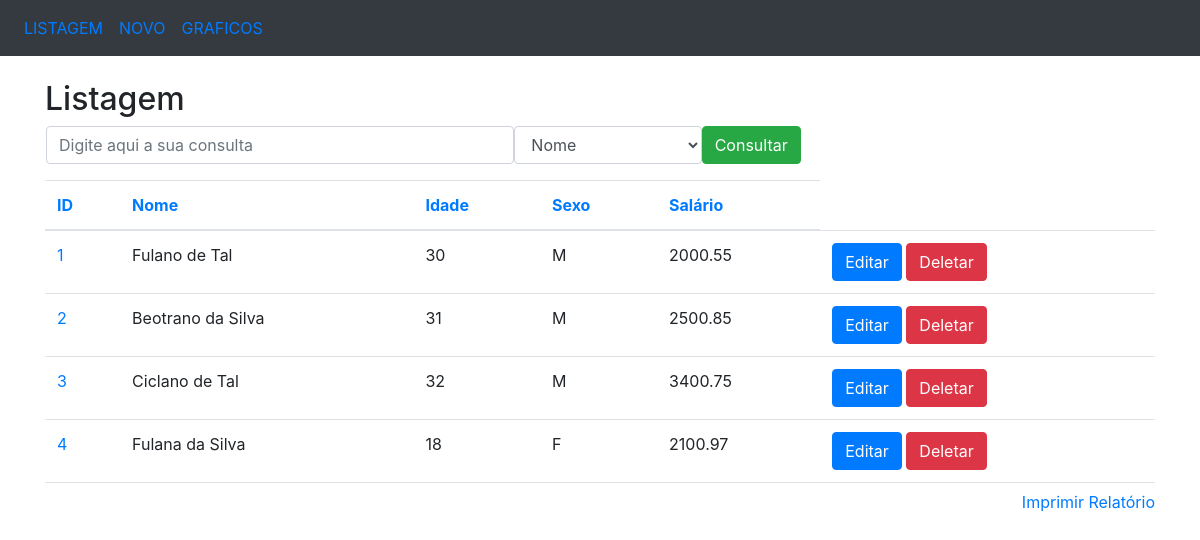
The page /listagem on the database as committed earlier.
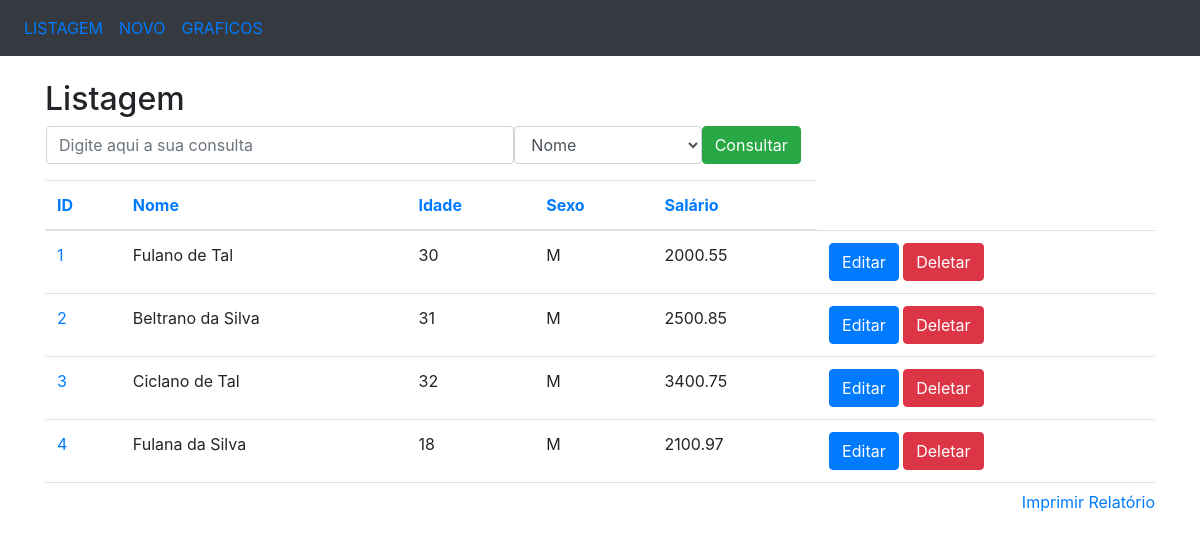
The same page on the database as committed later.
### app/models/tables.py (models this page shows, shortened)
class Pessoa(db.Model):
	__tablename__ = 'pessoas'
	id = db.Column(db.Integer, primary_key=True)
	nome = db.Column(db.String(50), nullable=False)
	idade = db.Column(db.Integer)
	sexo = db.Column(db.String(1))
	salario = db.Column(db.Float)

### app/controllers/default.py (the view)
@app.route('/')
@app.route('/listagem')
def listagem():
	pessoas = Pessoa.query.all()
	return render_template('listagem.html', pessoas=pessoas, ordem='id')

### app/templates/listagem.html (shortened to what this page needs)
<!DOCTYPE html>
<html>
<head>
	<link rel="stylesheet" href="https://maxcdn.bootstrapcdn.com/bootstrap/4.3.1/css/bootstrap.min.css">
</head>
<body>
	<nav class="navbar navbar-expand-sm bg-dark">
		<ul class="navbar-nav">
			<li class="nav-item">
				<a class="nav-link" href="/listagem">LISTAGEM</a>
			</li>
			<li class="nav-item">
				<a class="nav-link" href="/insercao">NOVO</a>
			</li>
			<li class="nav-item">
				<a class="nav-link" href="/graficos">GRAFICOS</a>
			</li>
		</ul>
	</nav>
	<br>
	<div class="container">
		<h2>Listagem</h2>
		<form action="/consulta" method="POST" name="frm_consulta" class="ml-3">
			<div class="form-group">
				<div class="row">
					<input type="text" class="form-control col-md-5" name="consulta"
					placeholder="Digite aqui a sua consulta">
					<select class="form-control col-md-2" name="campo">
						<option value="nome">Nome</option>
					</select>
					<button type="submit" class="btn btn-success">Consultar</button>
				</div>
			</div>
		</form>
		<div style="overflow: scroll; height: 310px; width: 100%;" align="center">
			<table class="table">
				<thead>
					<tr>
						<th><a href="/ordenacao/id/{{ordem}}">ID</a></th>
						<th><a href="/ordenacao/nome/{{ordem}}">Nome</a></th>
						<th><a href="/ordenacao/idade/{{ordem}}">Idade</a></th>
						<th><a href="/ordenacao/sexo/{{ordem}}">Sexo</a></th>
						<th><a href="/ordenacao/salario/{{ordem}}">Salário</a></th>
					</tr>
				</thead>
				<tbody>
					{% for pessoa in pessoas %}
						<tr>
							<td nowrap="true">
								<a href="/selecao/{{pessoa.id}}">{{pessoa.id}}</a>
							</td>
							<td nowrap="true">{{pessoa.nome}}</td>
							<td nowrap="true">{{pessoa.idade}}</td>
							<td nowrap="true">{{pessoa.sexo}}</td>
							<td nowrap="true">{{pessoa.salario}}</td>
							<td>
								<a href="/edicao/{{pessoa.id}}"
								class="btn btn-primary" role="button">
									Editar
								</a>
								<a href="/delecao/{{pessoa.id}}"
								class="btn btn-danger" role="button">
									Deletar
								</a>
							</td>
						</tr>
					{% endfor %}
				</tbody>
			</table>
		</div>
		<a href="#" style="float: right;" onclick="relatorio()">Imprimir Relatório</a>
	</div>
</body>
</html>

Rows that differ between the two databases and show on the page:
changed Pessoa id 2: nome "Beotrano da Silva" → "Beltrano da Silva"
changed Pessoa "Fulana da Silva": sexo "F" → "M"
